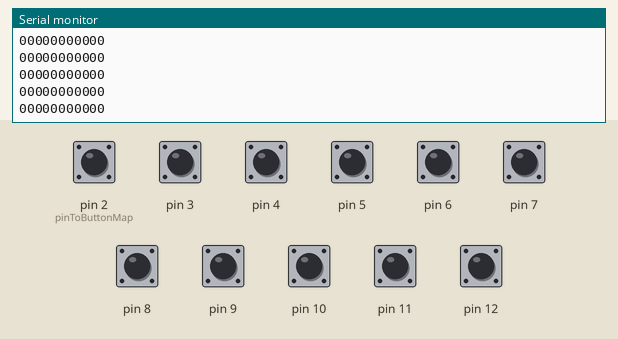
Bench run of a sketch on a simulated Arduino Leonardo, built with avr-gcc and run on an emulated ATmega32U4. Parts: the last lines printed to the serial monitor. The test bench sets the inputs (shaded band); at power-on: pin 2 (pinToButtonMap), pin 3–12 HIGH. USB keyboard and mouse output is not drawn.

Above: at 1.2 s.
1.3 s: pin 2 (pinToButtonMap) pulled LOW for 0.15 s
At 1.34 s:
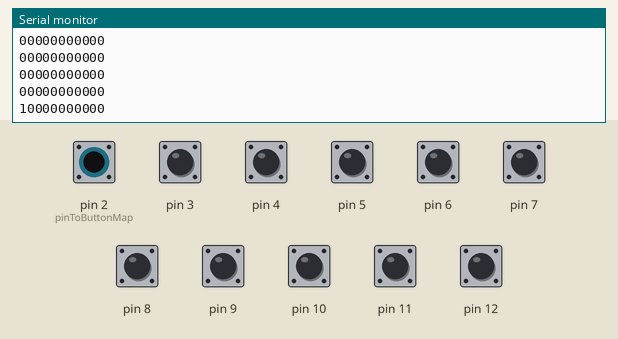
2.9 s: pin 3 pulled LOW for 0.15 s
At 2.92 s:
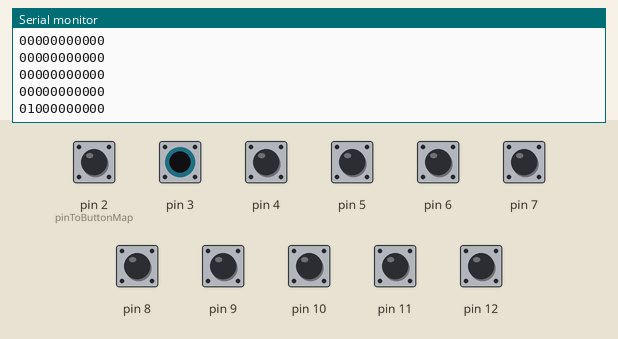
4.5 s: pin 4 pulled LOW for 0.15 s
At 4.55 s:
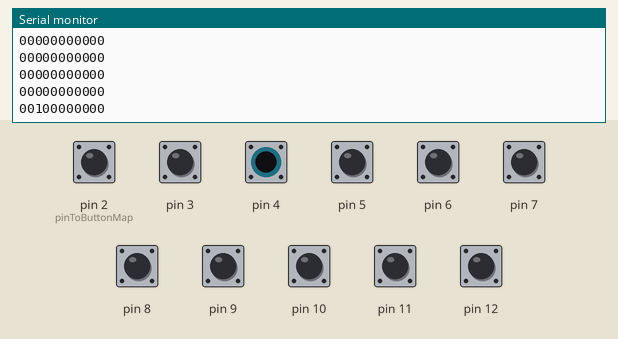
6.1 s: pin 5 pulled LOW for 0.15 s
At 6.13 s:
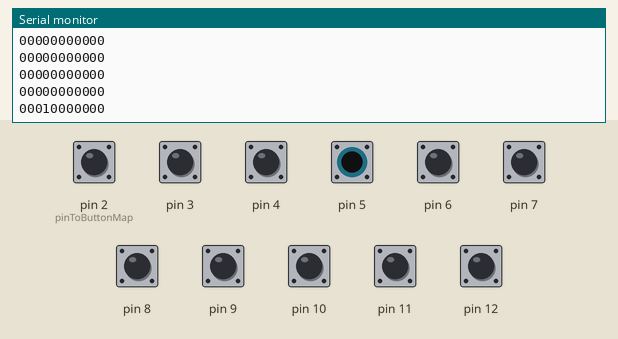
7.7 s: pin 6 pulled LOW for 0.15 s
At 7.71 s:
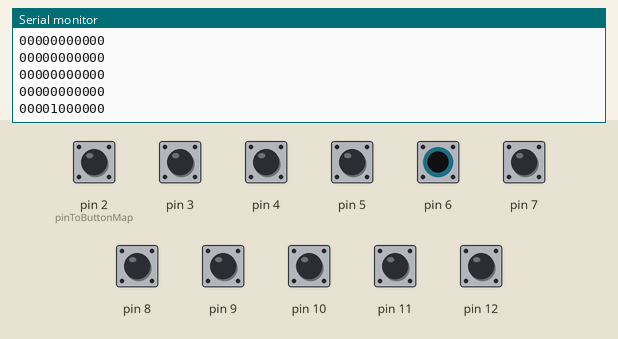
9.3 s: pin 7 pulled LOW for 0.15 s
At 9.35 s:
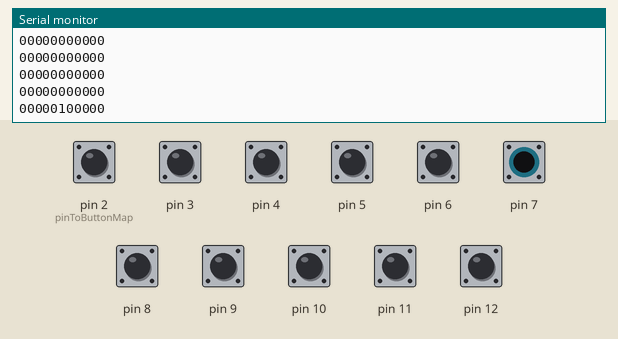
Timing chart, 0 to 11.9 s (numbered marks = the images above; inputs shaded):
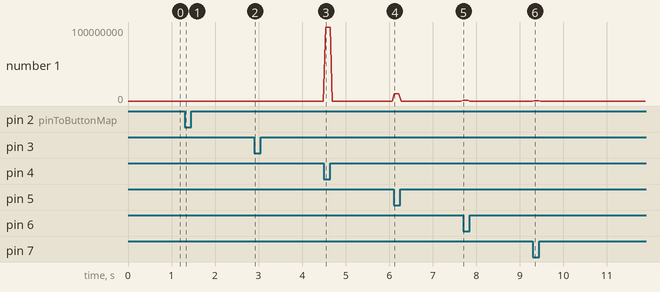

Measured:
- after the input at 1.3 s, the serial monitor: prints a new line at once (image 1)
- after the input at 2.9 s, the serial monitor: prints a new line at once (image 2)
- after the input at 4.5 s, the serial monitor: prints a new line at once (image 3)
- after the input at 6.1 s, the serial monitor: prints a new line at once (image 4)
- after the input at 7.7 s, the serial monitor: prints a new line at once (image 5)
- after the input at 9.3 s, the serial monitor: prints a new line at once (image 6)

The sketch:

buttonStation.ino
```cpp
// 2~5 Coral Level 1~4
// 6, 7 Reef algae High & Low
// 8, 9 AutoIntake
// 10 Funnel
// 11 stop

#include <Joystick.h>

Joystick_ Joystick;

void setup() {
  // Initialize Button Pins
  for (int i = 2; i <= 12; i++) {
    pinMode(i, INPUT_PULLUP);
  }

  // Initialize Joystick Library
  Joystick.begin();
  Serial.begin(9600);
}

// Constant that maps the phyical pin to the joystick button.
const int pinToButtonMap = 2;

// Last state of the button
int lastButtonState[11] = {0, 0, 0, 0, 0, 0, 0, 0, 0, 0, 0};

void loop() {
  // Read pin values
  for (int index = 0; index < 11; index++) {
    int currentButtonState = !digitalRead(index + pinToButtonMap);
    Serial.print(currentButtonState);
    if (currentButtonState != lastButtonState[index])
    {
      Joystick.setButton(index, currentButtonState);
      lastButtonState[index] = currentButtonState;
    }
  }
  Serial.println(" ");

  delay(50);
}
```
